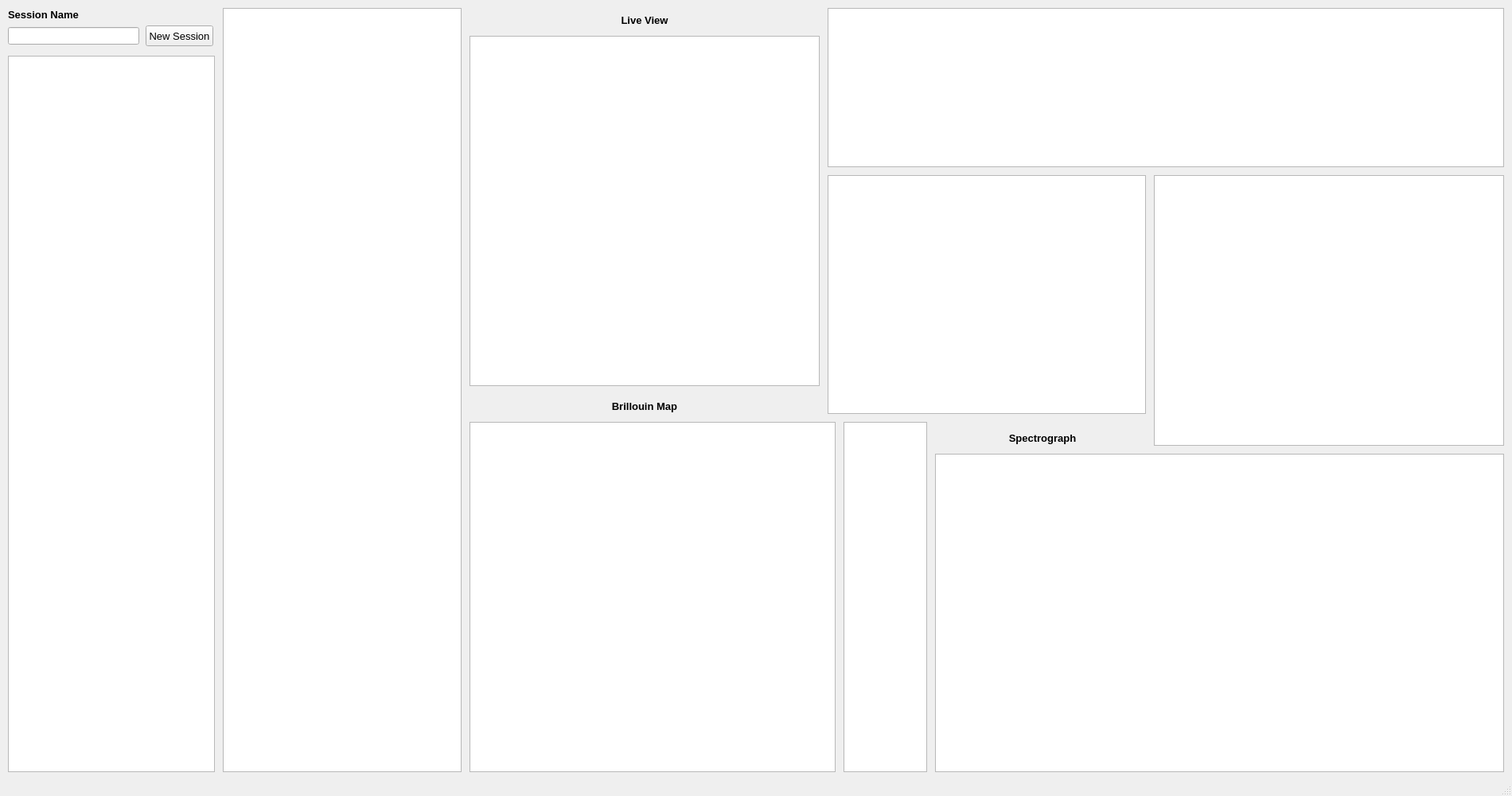
<?xml version="1.0" encoding="UTF-8"?>
<ui version="4.0">
 <class>MainWindow</class>
 <widget class="QMainWindow" name="MainWindow">
  <property name="geometry">
   <rect>
    <x>0</x>
    <y>0</y>
    <width>1900</width>
    <height>1000</height>
   </rect>
  </property>
  <property name="windowTitle">
   <string>Brillouin Scanning Interface</string>
  </property>
  <property name="styleSheet">
   <string notr="true"/>
  </property>
  <widget class="QWidget" name="centralwidget">
   <widget class="QTreeView" name="treeView">
    <property name="geometry">
     <rect>
      <x>280</x>
      <y>10</y>
      <width>300</width>
      <height>960</height>
     </rect>
    </property>
    <property name="sizePolicy">
     <sizepolicy hsizetype="Fixed" vsizetype="Expanding">
      <horstretch>0</horstretch>
      <verstretch>2</verstretch>
     </sizepolicy>
    </property>
    <property name="minimumSize">
     <size>
      <width>300</width>
      <height>0</height>
     </size>
    </property>
    <property name="contextMenuPolicy">
     <enum>Qt::CustomContextMenu</enum>
    </property>
   </widget>
   <widget class="ParameterTree" name="parameterTreeWidget">
    <property name="geometry">
     <rect>
      <x>10</x>
      <y>70</y>
      <width>260</width>
      <height>900</height>
     </rect>
    </property>
    <property name="sizePolicy">
     <sizepolicy hsizetype="Expanding" vsizetype="Expanding">
      <horstretch>0</horstretch>
      <verstretch>4</verstretch>
     </sizepolicy>
    </property>
    <property name="minimumSize">
     <size>
      <width>260</width>
      <height>0</height>
     </size>
    </property>
    <property name="animated">
     <bool>true</bool>
    </property>
    <property name="headerHidden">
     <bool>true</bool>
    </property>
    <column>
     <property name="text">
      <string notr="true">1</string>
     </property>
    </column>
   </widget>
   <widget class="QLineEdit" name="sessionName">
    <property name="enabled">
     <bool>true</bool>
    </property>
    <property name="geometry">
     <rect>
      <x>10</x>
      <y>34</y>
      <width>165</width>
      <height>22</height>
     </rect>
    </property>
    <property name="font">
     <font>
      <pointsize>12</pointsize>
     </font>
    </property>
    <property name="text">
     <string/>
    </property>
    <property name="alignment">
     <set>Qt::AlignCenter</set>
    </property>
    <property name="readOnly">
     <bool>true</bool>
    </property>
   </widget>
   <widget class="QLabel" name="session_label">
    <property name="geometry">
     <rect>
      <x>10</x>
      <y>10</y>
      <width>121</width>
      <height>16</height>
     </rect>
    </property>
    <property name="font">
     <font>
      <pointsize>10</pointsize>
      <weight>75</weight>
      <bold>true</bold>
     </font>
    </property>
    <property name="text">
     <string>Session Name</string>
    </property>
    <property name="alignment">
     <set>Qt::AlignLeading|Qt::AlignLeft|Qt::AlignVCenter</set>
    </property>
   </widget>
   <widget class="QPushButton" name="newSessionBtn">
    <property name="geometry">
     <rect>
      <x>183</x>
      <y>32</y>
      <width>85</width>
      <height>26</height>
     </rect>
    </property>
    <property name="font">
     <font>
      <pointsize>10</pointsize>
     </font>
    </property>
    <property name="text">
     <string>New Session</string>
    </property>
   </widget>
   <widget class="GraphicsView" name="graphicsViewCMOS">
    <property name="geometry">
     <rect>
      <x>590</x>
      <y>45</y>
      <width>440</width>
      <height>440</height>
     </rect>
    </property>
    <property name="sizePolicy">
     <sizepolicy hsizetype="Preferred" vsizetype="Preferred">
      <horstretch>0</horstretch>
      <verstretch>0</verstretch>
     </sizepolicy>
    </property>
    <property name="minimumSize">
     <size>
      <width>440</width>
      <height>440</height>
     </size>
    </property>
   </widget>
   <widget class="GraphicsView" name="graphicsViewSampleSpecSeries">
    <property name="geometry">
     <rect>
      <x>1175</x>
      <y>570</y>
      <width>715</width>
      <height>400</height>
     </rect>
    </property>
    <property name="sizePolicy">
     <sizepolicy hsizetype="Expanding" vsizetype="Expanding">
      <horstretch>0</horstretch>
      <verstretch>3</verstretch>
     </sizepolicy>
    </property>
    <property name="minimumSize">
     <size>
      <width>0</width>
      <height>0</height>
     </size>
    </property>
   </widget>
   <widget class="GraphicsView" name="graphicsViewBinned">
    <property name="geometry">
     <rect>
      <x>1060</x>
      <y>530</y>
      <width>105</width>
      <height>440</height>
     </rect>
    </property>
    <property name="sizePolicy">
     <sizepolicy hsizetype="Expanding" vsizetype="Expanding">
      <horstretch>0</horstretch>
      <verstretch>1</verstretch>
     </sizepolicy>
    </property>
    <property name="minimumSize">
     <size>
      <width>105</width>
      <height>420</height>
     </size>
    </property>
   </widget>
   <widget class="GraphicsView" name="graphicsViewSampleScanDepth">
    <property name="geometry">
     <rect>
      <x>1450</x>
      <y>220</y>
      <width>440</width>
      <height>340</height>
     </rect>
    </property>
    <property name="sizePolicy">
     <sizepolicy hsizetype="Expanding" vsizetype="Expanding">
      <horstretch>0</horstretch>
      <verstretch>3</verstretch>
     </sizepolicy>
    </property>
    <property name="minimumSize">
     <size>
      <width>440</width>
      <height>340</height>
     </size>
    </property>
   </widget>
   <widget class="GraphicsView" name="graphicsViewHeatmap">
    <property name="geometry">
     <rect>
      <x>590</x>
      <y>530</y>
      <width>460</width>
      <height>440</height>
     </rect>
    </property>
    <property name="minimumSize">
     <size>
      <width>0</width>
      <height>0</height>
     </size>
    </property>
   </widget>
   <widget class="GraphicsView" name="graphicsViewSample">
    <property name="geometry">
     <rect>
      <x>1040</x>
      <y>10</y>
      <width>850</width>
      <height>200</height>
     </rect>
    </property>
    <property name="sizePolicy">
     <sizepolicy hsizetype="Expanding" vsizetype="Expanding">
      <horstretch>0</horstretch>
      <verstretch>1</verstretch>
     </sizepolicy>
    </property>
    <property name="minimumSize">
     <size>
      <width>850</width>
      <height>200</height>
     </size>
    </property>
   </widget>
   <widget class="GraphicsView" name="graphicsViewSampleSpectrum">
    <property name="geometry">
     <rect>
      <x>1040</x>
      <y>220</y>
      <width>400</width>
      <height>300</height>
     </rect>
    </property>
    <property name="sizePolicy">
     <sizepolicy hsizetype="Expanding" vsizetype="Expanding">
      <horstretch>0</horstretch>
      <verstretch>2</verstretch>
     </sizepolicy>
    </property>
    <property name="minimumSize">
     <size>
      <width>400</width>
      <height>300</height>
     </size>
    </property>
   </widget>
   <widget class="QLabel" name="session_label_8">
    <property name="geometry">
     <rect>
      <x>1180</x>
      <y>540</y>
      <width>260</width>
      <height>20</height>
     </rect>
    </property>
    <property name="font">
     <font>
      <pointsize>10</pointsize>
      <weight>75</weight>
      <bold>true</bold>
     </font>
    </property>
    <property name="text">
     <string>Spectrograph</string>
    </property>
    <property name="alignment">
     <set>Qt::AlignCenter</set>
    </property>
   </widget>
   <widget class="QLabel" name="session_label_9">
    <property name="geometry">
     <rect>
      <x>590</x>
      <y>500</y>
      <width>440</width>
      <height>20</height>
     </rect>
    </property>
    <property name="font">
     <font>
      <pointsize>10</pointsize>
      <weight>75</weight>
      <bold>true</bold>
     </font>
    </property>
    <property name="text">
     <string>Brillouin Map</string>
    </property>
    <property name="alignment">
     <set>Qt::AlignCenter</set>
    </property>
   </widget>
   <widget class="QLabel" name="session_label_10">
    <property name="geometry">
     <rect>
      <x>590</x>
      <y>15</y>
      <width>440</width>
      <height>20</height>
     </rect>
    </property>
    <property name="font">
     <font>
      <pointsize>10</pointsize>
      <weight>75</weight>
      <bold>true</bold>
     </font>
    </property>
    <property name="text">
     <string>Live View</string>
    </property>
    <property name="alignment">
     <set>Qt::AlignCenter</set>
    </property>
   </widget>
  </widget>
  <widget class="QStatusBar" name="statusbar"/>
 </widget>
 <customwidgets>
  <customwidget>
   <class>ParameterTree</class>
   <extends>QTreeWidget</extends>
   <header>pyqtgraph.parametertree</header>
  </customwidget>
  <customwidget>
   <class>GraphicsView</class>
   <extends>QGraphicsView</extends>
   <header>pyqtgraph.widgets.GraphicsView</header>
  </customwidget>
 </customwidgets>
 <resources/>
 <connections/>
</ui>
